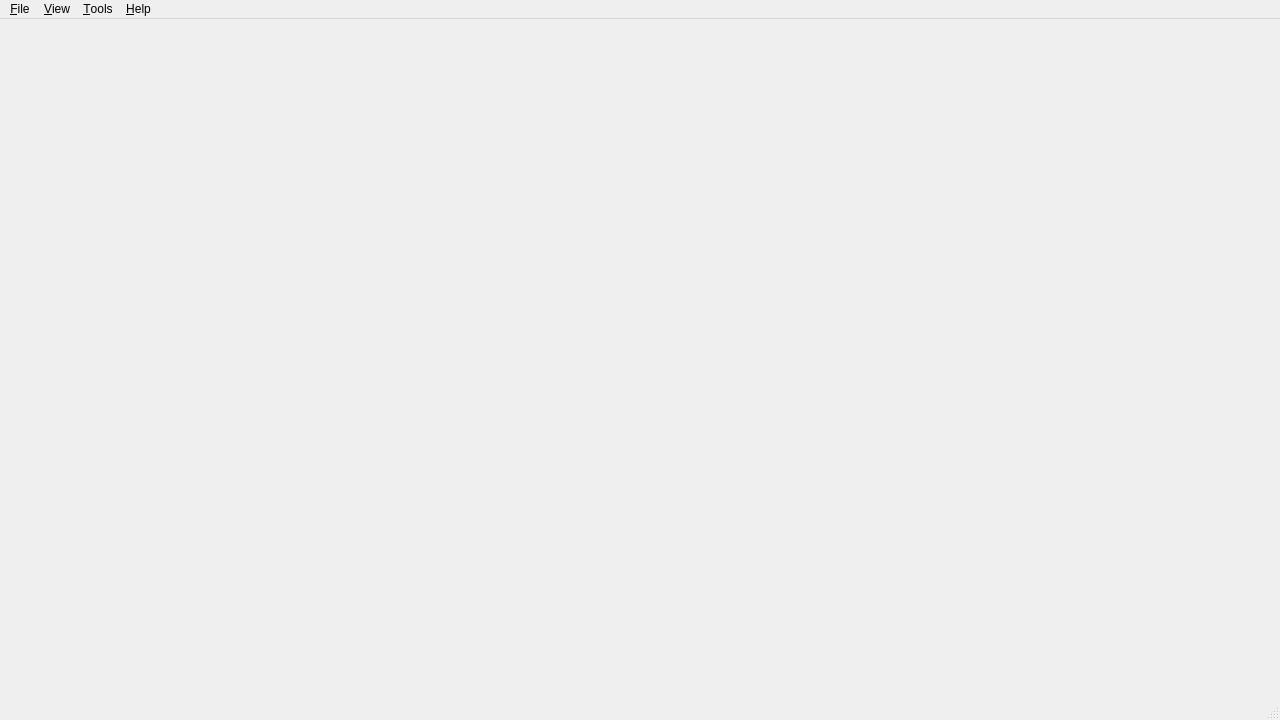
<?xml version="1.0" encoding="UTF-8"?>
<ui version="4.0">
 <class>MainWindow</class>
 <widget class="QMainWindow" name="MainWindow">
  <property name="geometry">
   <rect>
    <x>0</x>
    <y>0</y>
    <width>1280</width>
    <height>720</height>
   </rect>
  </property>
  <property name="windowTitle">
   <string>DBLParse</string>
  </property>
  <property name="windowIcon">
   <iconset resource="DBLParse.qrc">
    <normaloff>:/resources/DBLParse.png</normaloff>:/resources/DBLParse.png</iconset>
  </property>
  <widget class="QWidget" name="centralwidget">
   <layout class="QGridLayout" name="gridLayout_3">
    <item row="0" column="0">
     <widget class="WebView" name="webview" native="true"/>
    </item>
   </layout>
  </widget>
  <widget class="QMenuBar" name="menubar">
   <property name="geometry">
    <rect>
     <x>0</x>
     <y>0</y>
     <width>1280</width>
     <height>26</height>
    </rect>
   </property>
   <widget class="QMenu" name="menu_Help">
    <property name="title">
     <string>&amp;Help</string>
    </property>
    <addaction name="actionView_Log"/>
    <addaction name="actionAbout_Qt"/>
    <addaction name="actionAbout_DBLP"/>
    <addaction name="action_About_Dblparse"/>
   </widget>
   <widget class="QMenu" name="menu_File">
    <property name="title">
     <string>&amp;File</string>
    </property>
    <addaction name="action_Open"/>
    <addaction name="action_Settings"/>
    <addaction name="actionE_xit"/>
   </widget>
   <widget class="QMenu" name="menu_View">
    <property name="title">
     <string>&amp;View</string>
    </property>
    <addaction name="action_Status"/>
    <addaction name="actionAuthorStac"/>
    <addaction name="actionKeyWord"/>
   </widget>
   <widget class="QMenu" name="menu_Tools">
    <property name="title">
     <string>&amp;Tools</string>
    </property>
    <addaction name="action_Clear_Index"/>
    <addaction name="action_Open_Index_Folder"/>
    <addaction name="action_Count_Clique"/>
   </widget>
   <addaction name="menu_File"/>
   <addaction name="menu_View"/>
   <addaction name="menu_Tools"/>
   <addaction name="menu_Help"/>
  </widget>
  <widget class="QStatusBar" name="statusbar"/>
  <action name="actionAbout_Qt">
   <property name="text">
    <string>About &amp;Qt</string>
   </property>
  </action>
  <action name="action_About_Dblparse">
   <property name="text">
    <string>&amp;About DBLParse</string>
   </property>
  </action>
  <action name="actionAbout_DBLP">
   <property name="text">
    <string>About &amp;DBLP</string>
   </property>
  </action>
  <action name="actionE_xit">
   <property name="text">
    <string>E&amp;xit</string>
   </property>
  </action>
  <action name="action_Open">
   <property name="text">
    <string>&amp;Open</string>
   </property>
  </action>
  <action name="action_Status">
   <property name="text">
    <string>&amp;Status</string>
   </property>
  </action>
  <action name="action_Clear_Index">
   <property name="text">
    <string>&amp;Clear Index</string>
   </property>
  </action>
  <action name="action_Open_Index_Folder">
   <property name="text">
    <string>&amp;Open Index Folder</string>
   </property>
  </action>
  <action name="actionAuthorStac">
   <property name="text">
    <string>&amp;AuthorStac</string>
   </property>
  </action>
  <action name="actionView_Log">
   <property name="text">
    <string>View &amp;Log</string>
   </property>
  </action>
  <action name="action_Settings">
   <property name="text">
    <string>&amp;Settings</string>
   </property>
  </action>
  <action name="action_Count_Clique">
   <property name="enabled">
    <bool>true</bool>
   </property>
   <property name="text">
    <string>Coun&amp;t Clique</string>
   </property>
  </action>
  <action name="actionKeyWord">
   <property name="text">
    <string>KeyWord</string>
   </property>
  </action>
 </widget>
 <customwidgets>
  <customwidget>
   <class>WebView</class>
   <extends>QWidget</extends>
   <header>webview.h</header>
   <container>1</container>
  </customwidget>
 </customwidgets>
 <resources>
  <include location="DBLParse.qrc"/>
 </resources>
 <connections/>
</ui>
